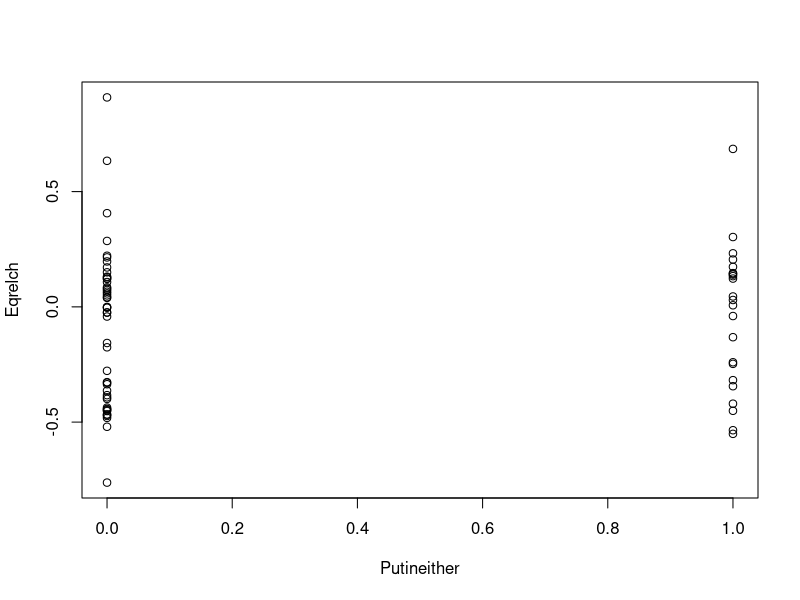
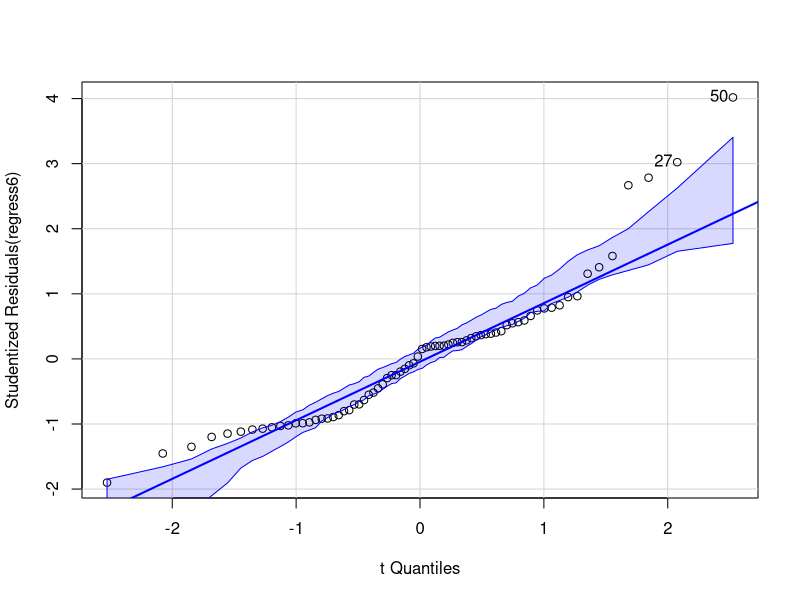
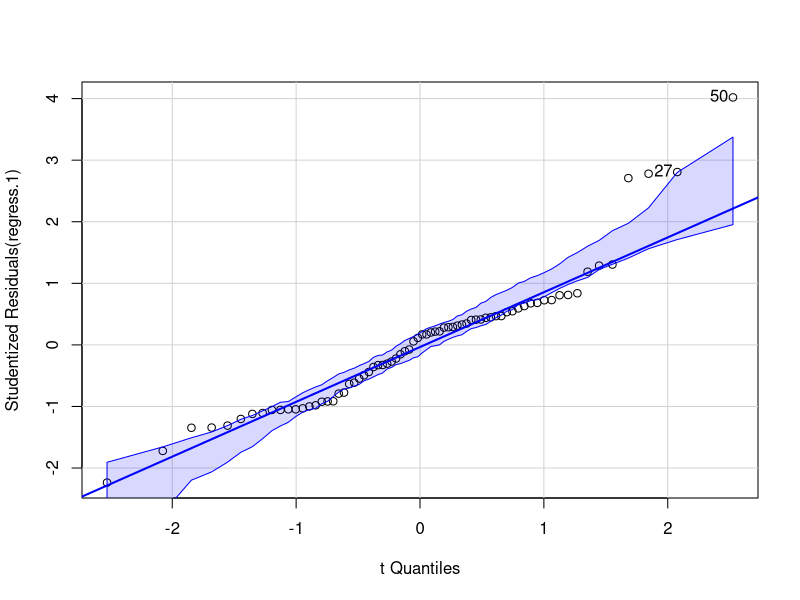
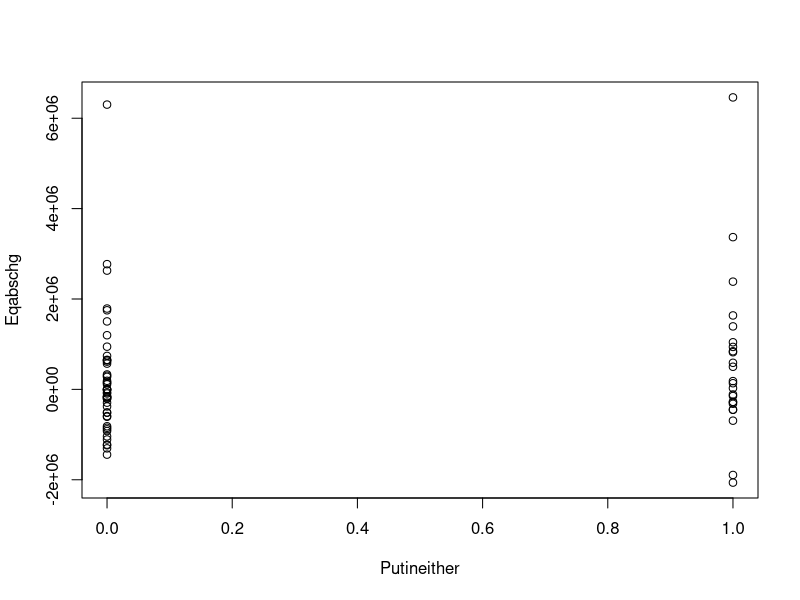

These figures' R source, in order:
data2 <- read.csv("DataSet2.csv")
attach(data2)
cor(Eqrelch, pctpopputin, use = "complete")
plot(x= Putineither, y = Eqrelch)
cor(ITP, IBE, use = "complete")
regress <- lm(Eqrelch ~ ITP + IBE + IBE*ITP)
summary(regress)

cor(ITP, Eqabschg, use= "complete")
cor(ITP, EQ2013, use = "complete")  

regress <- lm(EQ2013 ~ ITP + pop + IBE) ##The total amount of subsidies does seem to depend on ITP, IBE, and total population
summary(regress) ##But this answer is obvious. What's less obvious is how dependent the  change of total subsidies
                 ## is on ITP, IBE, and total population.
regress2 <- lm(Eqabschg ~ ITP + IBE + pop)
summary(regress2)   ## While still significant, the P-value is larger, suggesting that there might be another factor 
                    ## involved in determining this change. Let's now look at relative change to the previous year.
regress3 <- lm(Eqrelch ~ ITP + IBE +pop)
summary(regress3) ## With relative change, the P-value is getting even larger! Let's try adding in another variable
                  ## like GRP growth
regress4 <- lm(Eqrelch ~ ITP + IBE + pop + GRPgrowth)
summary(regress4)  ## When adding GRP growth, IBE is no longer significant. 

regress5 <- lm(Eqabschg ~ ITP + IBE + pop + GRPgrowth)
summary(regress5) ##GRP growth doesn't seem to play a factor in the change in subsidies. The goverment doesn't seem to
                  ## take that into account (UNLESS IT'S ALREADY INCLUDED IN THE CALCULATIONS OF EITHER IBE OR ITP)

regress6 <- lm(Eqabschg ~ ITP + IBE + pop + pctgov)
summary(regress6) ##After adding in the percent of the population that is in government employment, we see that each
                  ## each variable is significant at least when p-value < .1

regress6 <- lm(Eqrelch ~ ITP + IBE + pctgov)
summary(regress6)
library(car)
qqPlot(regress6)








regress.1 <- lm(Eqrelch ~ ITP + IBE + marginvic)
qqPlot(regress.1)
plot(x = Putineither, y = Eqabschg)
